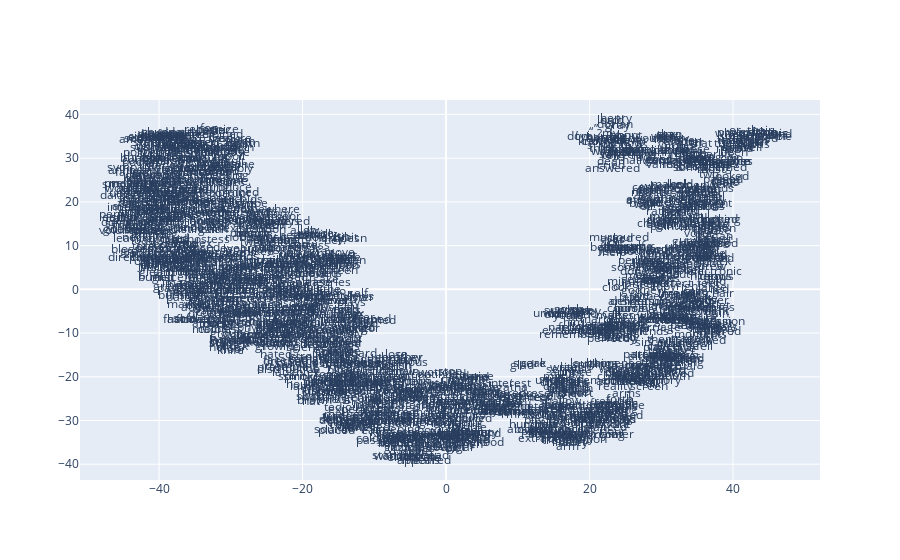

Notebook code for this chart:
### Code cell
def plot_with_plotly(x_vals, y_vals, labels, plot_in_notebook=True):
    from plotly.offline import init_notebook_mode, iplot, plot
    import plotly.graph_objs as go

    trace = go.Scatter(x=x_vals, y=y_vals, mode='text', text=labels)
    data = [trace]

    if plot_in_notebook:
        init_notebook_mode(connected=True)
        iplot(data, filename='word-embedding-plot')
    else:
        plot(data, filename='word-embedding-plot.html')


def plot_with_matplotlib(x_vals, y_vals, labels):
    import matplotlib.pyplot as plt
    import random

    random.seed(0)

    plt.figure(figsize=(12, 12))
    plt.scatter(x_vals, y_vals)

    #
    # Label randomly subsampled 25 data points
    #
    indices = list(range(len(labels)))
    selected_indices = random.sample(indices, 25)
    for i in selected_indices:
        plt.annotate(labels[i], (x_vals[i], y_vals[i]))

try:
    get_ipython()
except Exception:
    plot_function = plot_with_matplotlib
else:
    plot_function = plot_with_plotly

plot_function(x_vals, y_vals, labels)

### Figure 1 — Plotly figure (JSON) as saved in the notebook; plotly's stock layout.template omitted (floating-point values rounded to 4 significant figures; data arrays with more than 128 entries replaced by an {"elided": "..."} marker saying what was removed)
{"data": [{"mode": "text", "text": {"elided": "1636 str values"}, "x": {"elided": "1636 float values"}, "y": {"elided": "1636 float values"}, "type": "scatter"}], "layout": {}}
